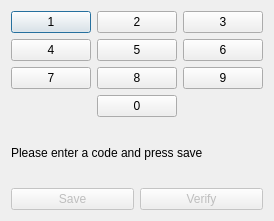
<?xml version="1.0" encoding="UTF-8"?>
<ui version="4.0">
 <class>Dialog</class>
 <widget class="QDialog" name="Dialog">
  <property name="geometry">
   <rect>
    <x>0</x>
    <y>0</y>
    <width>257</width>
    <height>221</height>
   </rect>
  </property>
  <property name="windowTitle">
   <string>Dialog</string>
  </property>
  <layout class="QVBoxLayout" name="verticalLayout">
   <item>
    <layout class="QGridLayout" name="gridLayout">
     <item row="0" column="0">
      <widget class="QPushButton" name="btnNum1">
       <property name="text">
        <string>1</string>
       </property>
      </widget>
     </item>
     <item row="0" column="1">
      <widget class="QPushButton" name="btnNum2">
       <property name="text">
        <string>2</string>
       </property>
      </widget>
     </item>
     <item row="0" column="2">
      <widget class="QPushButton" name="btnNum3">
       <property name="text">
        <string>3</string>
       </property>
      </widget>
     </item>
     <item row="1" column="0">
      <widget class="QPushButton" name="btnNum4">
       <property name="text">
        <string>4</string>
       </property>
      </widget>
     </item>
     <item row="1" column="1">
      <widget class="QPushButton" name="btnNum5">
       <property name="text">
        <string>5</string>
       </property>
      </widget>
     </item>
     <item row="1" column="2">
      <widget class="QPushButton" name="btnNum6">
       <property name="text">
        <string>6</string>
       </property>
      </widget>
     </item>
     <item row="2" column="0">
      <widget class="QPushButton" name="btnNum7">
       <property name="text">
        <string>7</string>
       </property>
      </widget>
     </item>
     <item row="2" column="1">
      <widget class="QPushButton" name="btnNum8">
       <property name="text">
        <string>8</string>
       </property>
      </widget>
     </item>
     <item row="2" column="2">
      <widget class="QPushButton" name="btnNum9">
       <property name="text">
        <string>9</string>
       </property>
      </widget>
     </item>
     <item row="3" column="1">
      <widget class="QPushButton" name="btnNum0">
       <property name="text">
        <string>0</string>
       </property>
      </widget>
     </item>
    </layout>
   </item>
   <item>
    <widget class="QLabel" name="lblNotify">
     <property name="text">
      <string>Please enter a code and press save</string>
     </property>
    </widget>
   </item>
   <item>
    <layout class="QHBoxLayout" name="horizontalLayout">
     <item>
      <widget class="QPushButton" name="btnSave">
       <property name="enabled">
        <bool>false</bool>
       </property>
       <property name="text">
        <string>Save</string>
       </property>
      </widget>
     </item>
     <item>
      <widget class="QPushButton" name="btnVerify">
       <property name="enabled">
        <bool>false</bool>
       </property>
       <property name="text">
        <string>Verify</string>
       </property>
      </widget>
     </item>
    </layout>
   </item>
  </layout>
 </widget>
 <resources/>
 <connections/>
</ui>
